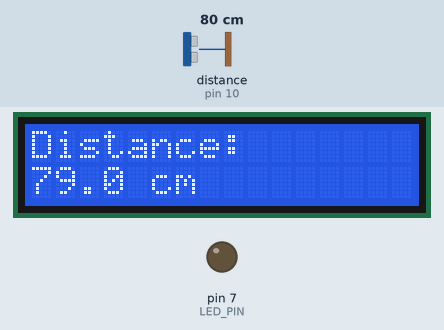
The sketch below on a simulated Arduino Uno, built with avr-gcc and run on an emulated ATmega328P. Shown: 16×2 character LCD, output pins drawn as LEDs (lit = HIGH). Wiring (inferred from the names in the program): ultrasonic range finder: trigger pin 9; echo pin 10. Dashed ring = blinking. The test bench sets the inputs (shaded band); at power-on: distance to the obstacle (sensor on pin 10) 80 cm. The echo pulse lasts 58.3 µs per cm; pins used as bus, display or sensor lines are not drawn; what the sketch prints to the serial monitor is not drawn.

Above: at 3.2 s.
3.3 s: distance to the obstacle (sensor on pin 10) set to 2 cm
At 3.46 s:
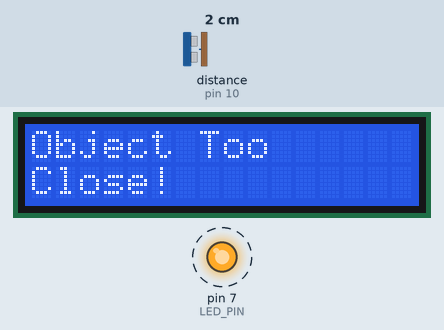
5.6 s: distance to the obstacle (sensor on pin 10) set to 9 cm
At 7.2 s:
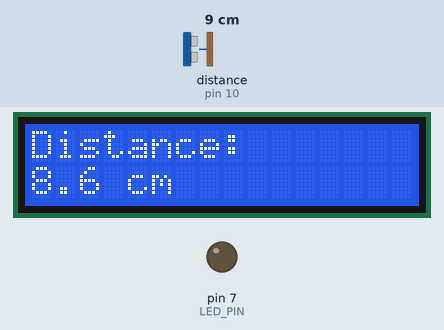
8.6 s: distance to the obstacle (sensor on pin 10) set to 18 cm
At 8.9 s:
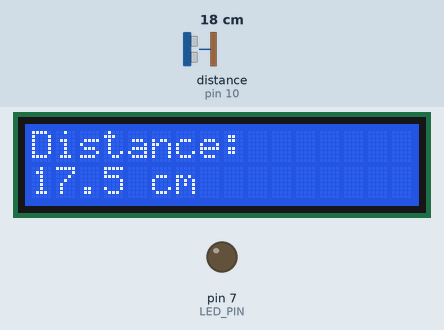
11.6 s: distance to the obstacle (sensor on pin 10) set to 120 cm
At 12.5 s:
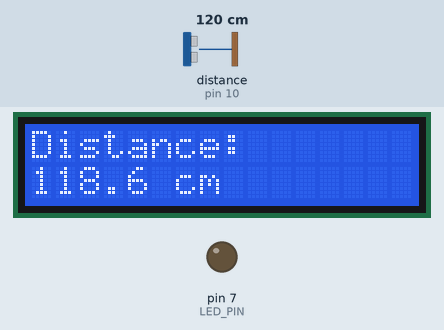
14.6 s: distance to the obstacle (sensor on pin 10) set to 60 cm
At 15.0 s:
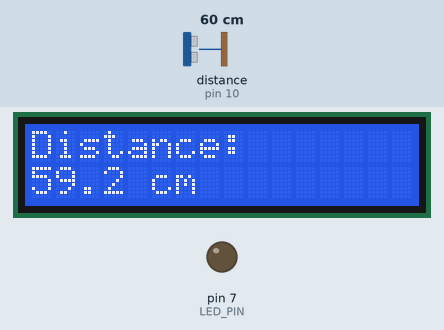
17.6 s: distance to the obstacle (sensor on pin 10) set to 35 cm
At 18.3 s:
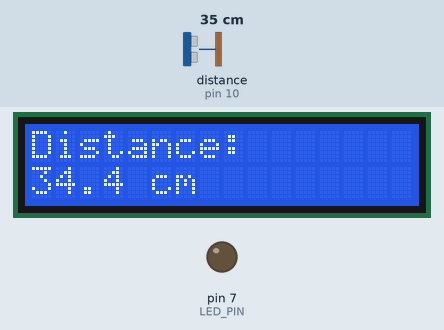
Timing chart, 0 to 20.6 s (numbered marks = the images above; inputs shaded):
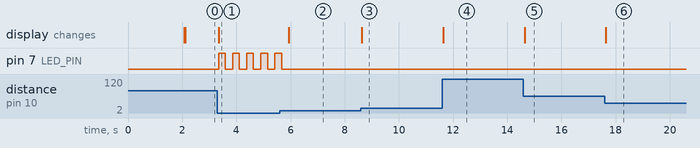

The sketch:

ultrasonic-distance-lcd-led.ino
```cpp
#include <Wire.h>
#include <LiquidCrystal_I2C.h>

LiquidCrystal_I2C lcd(0x27, 16, 2);

#define TRIG_PIN 9
#define ECHO_PIN 10
#define LED_PIN 7

void setup() {
  Serial.begin(9600);

  pinMode(TRIG_PIN, OUTPUT);
  pinMode(ECHO_PIN, INPUT);
  pinMode(LED_PIN, OUTPUT);

  lcd.init();
  lcd.backlight();

  lcd.setCursor(0, 0);
  lcd.print("System Ready");
  delay(2000);
  lcd.clear();
}

void loop() {
  digitalWrite(TRIG_PIN, LOW);
  delayMicroseconds(2);
  digitalWrite(TRIG_PIN, HIGH);
  delayMicroseconds(10);
  digitalWrite(TRIG_PIN, LOW);

  long duration = pulseIn(ECHO_PIN, HIGH);

  float distanceCm = duration * 0.034 / 2;

  Serial.print("Distance: ");
  Serial.print(distanceCm);
  Serial.println(" cm");

  if (distanceCm <= 6) {
    lcd.clear();
    lcd.setCursor(0, 0);
    lcd.print("Object Too");
    lcd.setCursor(0, 1);
    lcd.print("Close!");

    digitalWrite(LED_PIN, HIGH);
    delay(250);
    digitalWrite(LED_PIN, LOW);
    delay(250);
  } else {
    lcd.clear();
    lcd.setCursor(0, 0);
    lcd.print("Distance:");
    lcd.setCursor(0, 1);
    lcd.print(distanceCm, 1);
    lcd.print(" cm");
  }
}
```

Measured:
- after the input at 3.3 s, pin 7 (LED_PIN): alternates HIGH for 0.25 s and LOW for 0.27 s, starting at once; the display: changes at once (image 1)
- after the input at 5.6 s, pin 7 (LED_PIN): goes on until 5.7 s, then stays LOW; the display: changes after 0.34 s (image 2)
- after the input at 8.6 s, the display: changes at once (image 3)
- after the input at 11.6 s, the display: changes at once (image 4)
- after the input at 14.6 s, the display: changes at once (image 5)
- after the input at 17.6 s, the display: changes at once (image 6)
